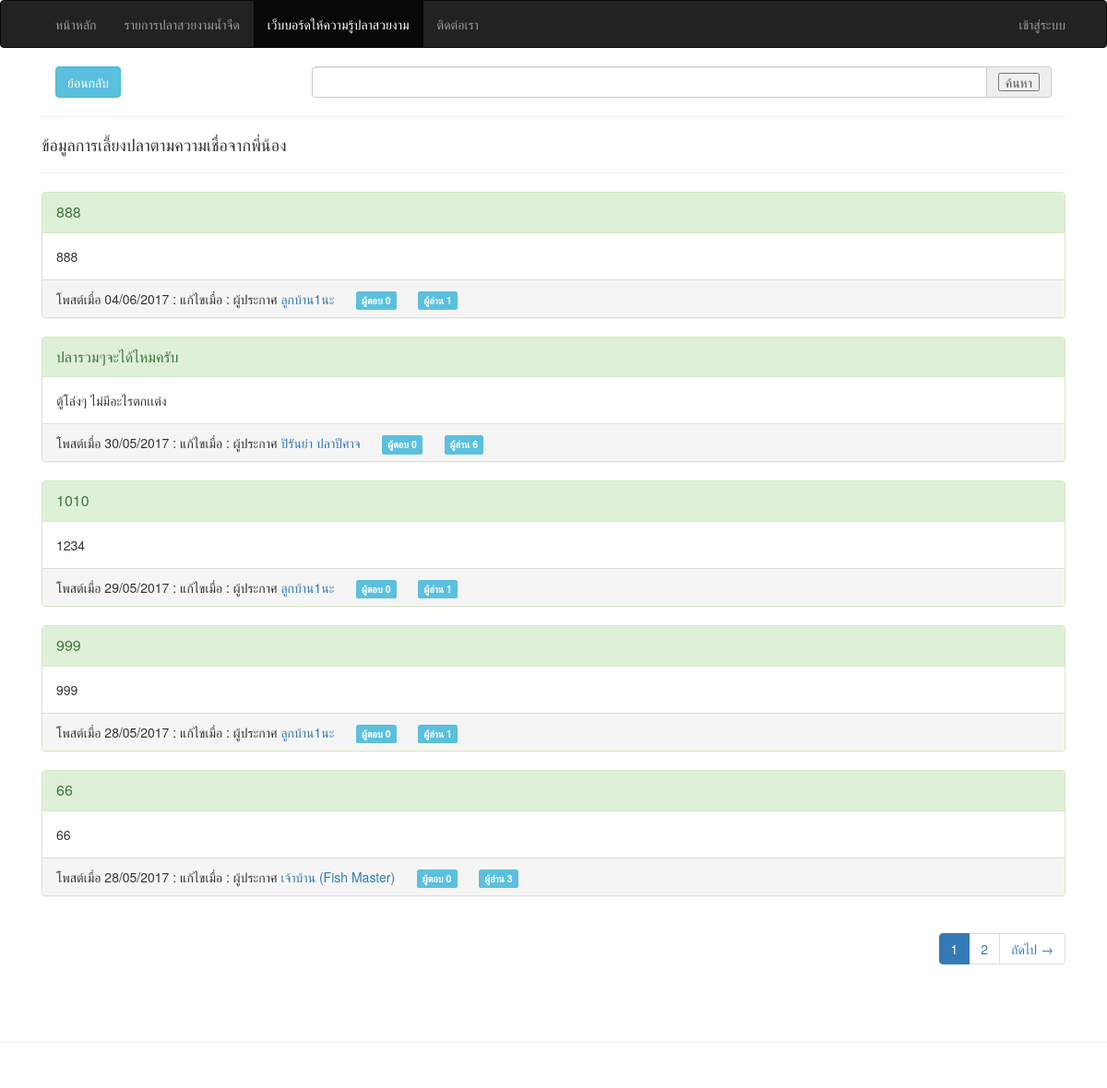
The page /webboard/compare on the database as committed earlier.
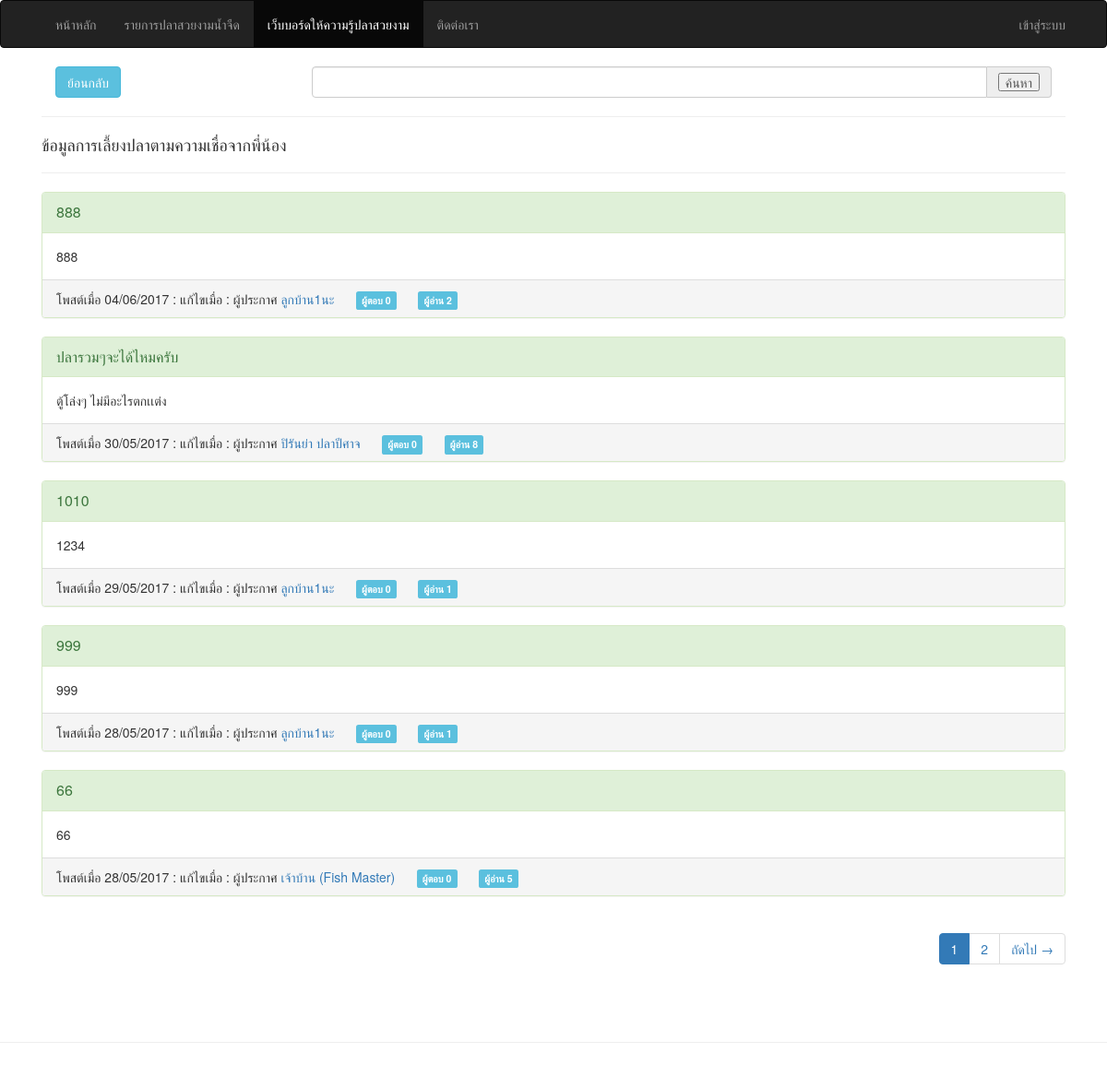
The same page on the database as committed later.
### tables this page shows
CREATE TABLE `compare` (
  `id` int(5) UNSIGNED NOT NULL,
  `member_id` int(5) UNSIGNED NOT NULL,
  `pool_title` varchar(100) NOT NULL,
  `pool_shape` text NOT NULL,
  `pool_detail` text NOT NULL,
  `pool_believe` text NOT NULL,
  `fish_amount` int(5) NOT NULL,
  `views` int(5) NOT NULL,
  `date_create` varchar(10) NOT NULL,
  `date_modify` varchar(10) NOT NULL
);

CREATE TABLE `member` (
  `id` int(5) UNSIGNED NOT NULL,
  `title` varchar(10) NOT NULL,
  `fullname` varchar(150) NOT NULL,
  `birthdate` varchar(10) NOT NULL,
  `address` text NOT NULL,
  `email` varchar(50) NOT NULL,
  `password` varchar(32) NOT NULL,
  `phone` varchar(15) NOT NULL,
  `date_create` varchar(10) NOT NULL,
  `date_activity` varchar(19) NOT NULL,
  `picture` varchar(100) NOT NULL,
  `role` enum('admin','member') NOT NULL DEFAULT 'member'
);

### application/controllers/Webboard.php (called while the page is built, shortened)
<?php
class Webboard extends MY_Controller {
  public function __construct()
  {
    $this->load->model('Webboard_model','webboard');
  }
  function compare($id='')
  {
    if ((int)$id > 0) :
      $post = $this->input->post();
      if ($post) :
        $comment = $this->db->insert('compare_comment',$post);
        if ($comment !== FALSE) :
          $this->session->set_flashdata(array('class'=>'success','value'=>'คอมเม้นต์เรียบร้อยแล้ว'));
          redirect($this->agent->referrer());
        endif;
      endif;
      $config	= array(
        'base_url' => current_url(),
        'total_rows' => $this->db->where('compare_id',$id)->count_all_results('compare_comment'),
        'per_page' => 5
      );
      $offset = ($this->input->get('p') > 0) ? $this->input->get('p') : '0';
      $this->pagination->initialize($config);
      $this->data['compare'] = $this->db->get_where('compare',array('id'=>$id))->row_array();
      $this->data['compare_detil'] = $this->db->get_where('compare_detail',array('compare_id'=>$id))->result_array();
      $this->data['member_id'] = $this->db->get_where('member',array('id'=>$this->data['compare']['member_id']))->row_array();
      $this->data['comments'] = $this->db->limit($config['per_page'],$offset)->get_where('compare_comment',['compare_id'=>$id])->result_array();
      $this->db->where('id',$this->data['compare']['id'])->set('views','views+1',FALSE)->update('compare');
    else:
      $search = $this->input->get('search');
      $config	= array(
        'base_url' => uri_string(),
        'total_rows' => $this->db->like('pool_title',$search)->count_all_results('compare'),
        'per_page' => 5
      );
      $offset = ($this->input->get('p') > 0) ? $this->input->get('p') : '0';
      $this->pagination->initialize($config);
      $this->data['compare'] = $this->db->like('pool_title',$search)->limit($config['per_page'])->offset($offset)->order_by('id','DESC')->get('compare')->result_array();
    endif;
    $this->data['content'] = $this->load->view('webboard/compare',$this->data,TRUE);
    $this->load->view('_layout_main', $this->data);
  }
}

### index.php (called while the page is built, shortened)
<?php
require_once BASEPATH.'core/CodeIgniter.php';

### application/views/webboard/compare.php (the view, shortened to what the changed rows need)
<?php if ($this->uri->segment(3) > 0) : ?>
  <?php $edit = ($this->session->id == $member_id['id'] || $this->session->role == 'admin') ? anchor('webboard/compare_edit/'.$compare['id'],'แก้ไข',array('class'=>'btn btn-warning pull-right')) :'';?>
  <?php $delete = ($this->session->id == $member_id['id'] || $this->session->role == 'admin') ? anchor('webboard/delete_compare/'.$compare['id'],'ลบ',array('class'=>'btn btn-danger pull-right','onclick'=>"return confirm('ต้องการลบหัวข้อนี้?');")) :'';?>
  <?=anchor('#','ย้อนกลับ',array('class'=>'btn btn-info','onclick'=>'window.history.back()'));?>
  <div class="panel panel-primary">
    <div class="panel-heading">
      <?=heading($compare['pool_title'],'3',array('class'=>'panel-title')).$delete.$edit;?>
    </div>
    <div class="panel-body">
      <p>
        โพสต์เมื่อ <?=$compare['date_create'].' : ';?>
        แก้ไขเมื่อ <?=$compare["date_modify"].' : ';?>
        โดย <?=(isset($member_id['id'])) ? anchor_popup('member/profile/'.$member_id['id'],$member_id['fullname']) : 'บุคคลทั่วไป';?>
       </p>
      <?=heading('<u>รายการปลาทั้งหมด</u>','4');?>
      <div class="col-sm-12">
        <?php foreach ($compare_detil as $c) : ?>
          <?php $fish = $this->db->get_where('fish',array('id'=>$c['fish_id']))->row_array(); ?>
          <div class="col-md-2 portfolio-item">
            <?=img('assets/fish/'.$fish['picture'],'',array('class'=>'img-responsive','style'=>'width:200px;height:100px;'));?>
            <?=heading($fish['fullname'],'5');?>
            <?=p('จำนวน '.$c['amount']);?>
          </div>
        <?php endforeach; ?>
      </div>
      <div class="col-sm-12">
        <br/><hr/>
        <?=heading('<u>หัวข้อ</u> '.$compare['pool_title'],'4');?>
        <?=p('<u>ชนิดของปลาที่เลี้ยง(จำนวน)</u>');?>
        <p style="text-indent:40px;line-height:1.8em;"><?=$compare['fish_amount'];?> ชนิด</p>
        <?=br();?>
        <?=p('<u>รายละเอียดบ่อปลา</u>');?>
        <p style="text-indent:40px;line-height:1.8em;"><?=$compare['pool_detail'];?></p>
        <?=br();?>
        <?=p('<u>ข้อมูลทางความเชื่อ</u>');?>
        <p style="text-indent:40px;line-height:1.8em;"><?=$compare['pool_believe'];?></p>
        <?=br();?>
      </div>
    </div>
  </div>
  <div class="col-sm-offset-1">
      <?php foreach ($comments as $_n => $n) : ?>
        <div class="panel panel-info">
        <?php $commented_by = $this->db->get_where('member',array('id'=>$n['commented_by']))->row_array(); ?>
        <div class="panel-heading">
          <?=($this->session->role === 'admin' OR $this->session->id === $commented_by['id']) ? anchor('webboard/delete_compare_comment/'.$n['id'],'ลบ',array('class'=>'btn btn-warning pull-right','onclick'=>"return confirm('ลบคอมเม้นต์นี้ ?');")) : '';?>
          <?=heading("โพสต์เมื่อ ".$n["date_create"].' : '.'แก้ไขเมื่อ '.$n["date_modify"].' : '."โดย ".anchor_popup("member/profile/".$commented_by["id"],$commented_by["fullname"]),'4',array('class'=>'panel-pool_title'));?>
        </div>
        <div class="panel-body">
          <?=$n['detail'];?>
        </div>
      </div>
      <?php endforeach; ?>
    <div class="pull-right"><?=$this->pagination->create_links();?></div>
    <?=br(4);?>
  </div>
    <?php if ($this->session->is_login === TRUE) : ?>
      <div class="well">
      <?=form_open(uri_string(),array('class'=>'form-horizontal'),array('compare_id'=>$compare['id'],'commented_by'=>$this->session->id,'date_create'=>date('d/m/Y H:i:s')));?>
      <?=heading('คอมเม้นต์','4').hr();?>
      <div class="form-group">
        <?=form_label(ucfirst('เนื้อหา'),'detail',['class'=>'control-label text-right col-sm-3']);?>
        <div class="col-sm-9">
          <?=form_textarea(['name'=>'detail','class'=>'form-control','required'=>TRUE]);?>
        </div>
      </div>
      <div class="form-group">
        <div class="col-sm-offset-3">
          <?=form_submit('','ยืนยัน',['class'=>'col-sm-2 btn btn-success','autocomplete'=>'off']);?>
          <?=form_reset('','ยกเลิก',['class'=>'btn btn-link','autocomplete'=>'off']);?>
        </div>
      </div>
      <?=form_close();?>
      <?=validation_errors('<div class="alert alert-warning">', '</div>');?>
    </div>
  <?php endif; ?>
<?php else: ?>
  <div class="col-md-12">
    <?php foreach ($compare as $_n => $n) : ?>
      <div class="panel panel-success">
        <?php $comments = $this->db->where('webboard_id',$n['id'])->count_all_results('webboard_comment');?>
        <?php $member_id = $this->db->get_where('member',array('id'=>$n['member_id']))->row_array();?>
        <div class="panel-heading">
          <p class="panel-title">
            <?=anchor('webboard/compare/'.$n['id'],character_limiter($n['pool_title'],'100'));?>
          </p>
        </div>
        <div class="panel-body">
          <?=character_limiter($n['pool_detail'],'150');?>
        </div>
        <div class="panel-footer">
          <span>โพสต์เมื่อ <?=$n['date_create'];?> : </span>
          <span>แก้ไขเมื่อ <?=$n['date_modify'];?> : </span>
          <span>ผู้ประกาศ <?=(isset($member_id['id'])) ? anchor_popup('member/profile/'.$member_id['id'],$member_id['fullname']) : 'บุคคลทั่วไป';?></span>
          <?=nbs(5).'<span class="label label-info">ผู้ตอบ '.$comments.'</span>';?>
          <?=nbs(5).'<span class="label label-info">ผู้อ่าน '.$n['views'].'</span>';?>
        </div>
      </div>
    <?php endforeach; ?>
  </div>
<?php endif; ?>

Rows that differ between the two databases and show on the page:
changed compare (number 1 of 5 on the later page): views "1" → "2"
changed compare "ปลารวมๆจะได้ไหมครับ": views "6" → "8"
changed compare "เจ้าบ้าน (Fish Master)": views "3" → "5"
